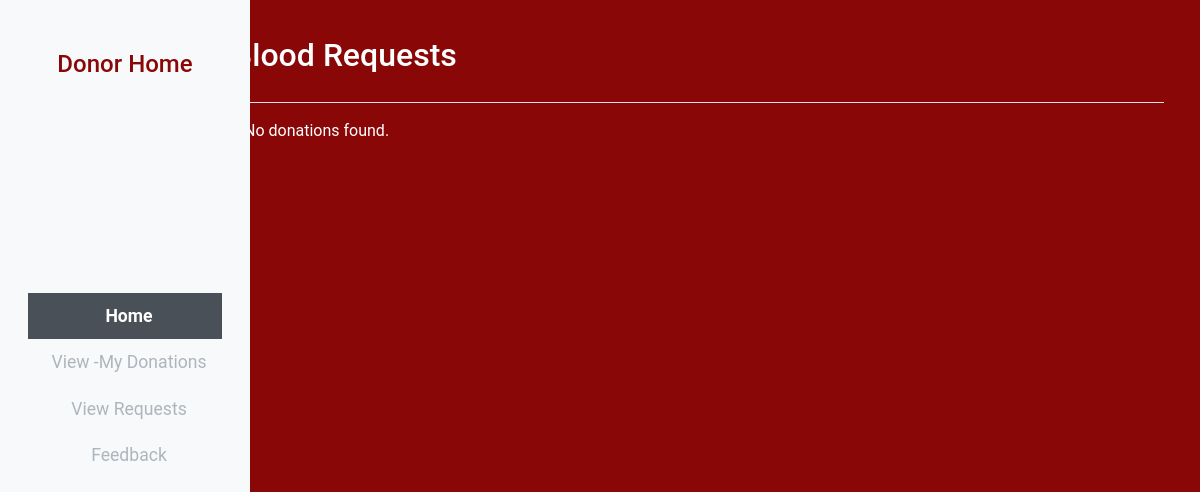
The page /viewMy-donations (signed in) on the database as committed earlier.
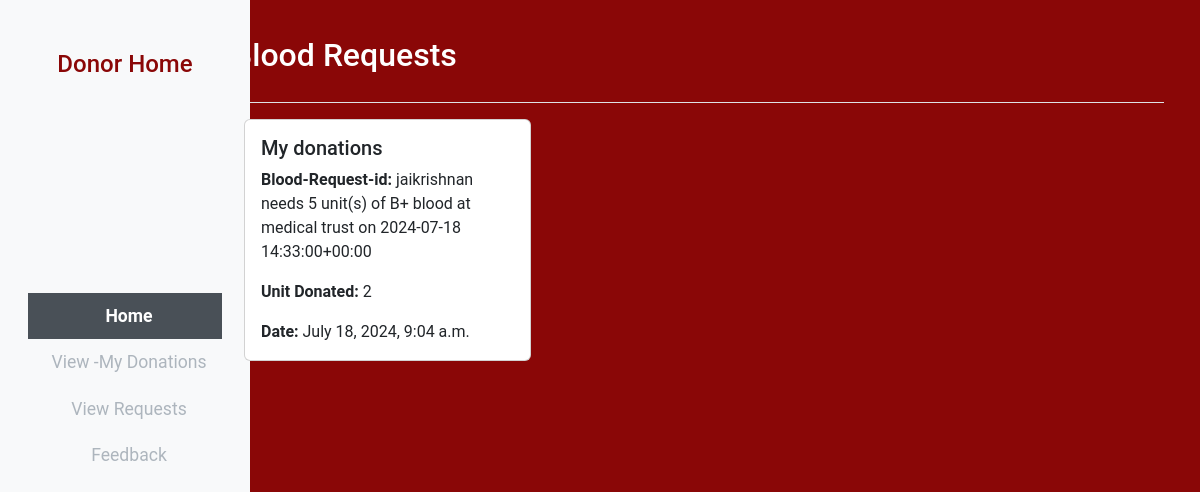
The same page on the database as committed later.
### base/models.py (models this page shows)
class Blood_accept(models.Model):
    blood_request_id=models.ForeignKey(BloodRequest,on_delete=models.CASCADE)
    Donor_name=models.CharField(max_length=200)
    email = models.ForeignKey(DonorModel,on_delete=models.CASCADE)
    phone=models.CharField(max_length=200)
    accepted = models.BooleanField(default=False)
    unit=models.IntegerField()
    needed_unit=models.IntegerField()
    updated= models.DateTimeField(auto_now=True)
    created = models.DateTimeField(auto_now=True)
    def __str__(self):
        return f"{self.Donor_name} - {self.unit} units"

class BloodRequest(models.Model):
    BLOOD_GROUP_CHOICES = [
        ('A+', 'A+'),
        ('A-', 'A-'),
        ('B+', 'B+'),
        ('B-', 'B-'),
        ('AB+', 'AB+'),
        ('AB-', 'AB-'),
        ('O+', 'O+'),
        ('O-', 'O-'),
    ]
    username = models.CharField(max_length=200)
    phone_number = models.CharField(max_length=15)
    email=models.ForeignKey(PatientModel,on_delete=models.CASCADE)
    blood_group = models.CharField(max_length=3, choices=BLOOD_GROUP_CHOICES)
    unit = models.IntegerField()
    description = models.TextField(max_length=3000)
    hospital = models.CharField(max_length=300)
    needed_date_time = models.DateTimeField()
    requested = models.BooleanField(default=False)
    def __str__(self):
        return f'{self.username} needs {self.unit} unit(s) of {self.blood_group} blood at {self.hospital} on {self.needed_date_time}'

### base/views.py (the view)
# urls.py: path('viewMy-donations',views.view_donations,name="view_donations"),
def view_donations(request):
        donor_email= request.session.get('donor_email')
        donor=DonorModel.objects.get(email=donor_email)
        donation_data=Blood_accept.objects.filter(email=donor.email)
        context={'donation_data':donation_data}
        print(donation_data)
        return render(request,"base/View-Donations.html",context)

### base/Templates/base/View-Donations.html (shortened to what this page needs)
<!DOCTYPE html>
<html lang="en">
<head>
</head>
<body>
    {% include "SideNavbar.html" %}
    <main class="col-md-9 ms-sm-auto col-lg-10 px-md-4">
        <div class="d-flex justify-content-between flex-wrap flex-md-nowrap align-items-center pt-3 pb-2 mb-3 border-bottom">
            <h1 class="h2">Blood Requests</h1>
        </div>
        <div class="container">
            <div class="row">
                {% for donation in donation_data %}
                <div class="col-md-4 mb-4">
                    <div class="card">
                        <div class="card-body">
                            <h5 class="card-title">My donations</h5>
                            <p class="card-text"><strong>Blood-Request-id:</strong> {{ donation.blood_request_id }}</p>
                            <p class="card-text"><strong>Unit Donated:</strong> {{ donation.unit }}</p>
                            <p class="card-text"><strong>Date:</strong> {{ donation.updated }}</p>
                        </div>
                    </div>
                </div>
                {% empty %}
                <div class="col-md-12">
                    <p>No donations found.</p>
                </div>
                {% endfor %}
            </div>
        </div>
    </main>
</body>
</html>

Rows that differ between the two databases and show on the page:
added Blood_accept: blood_request_id "jaikrishnan needs 5 unit(s) of B+ blood at medical trust on 2024-07-18 14:33:00+00:00", unit "2", updated "July 18, 2024, 9:04 a.m."
Other text that changed with them:
text no longer shown: "No donations found."
